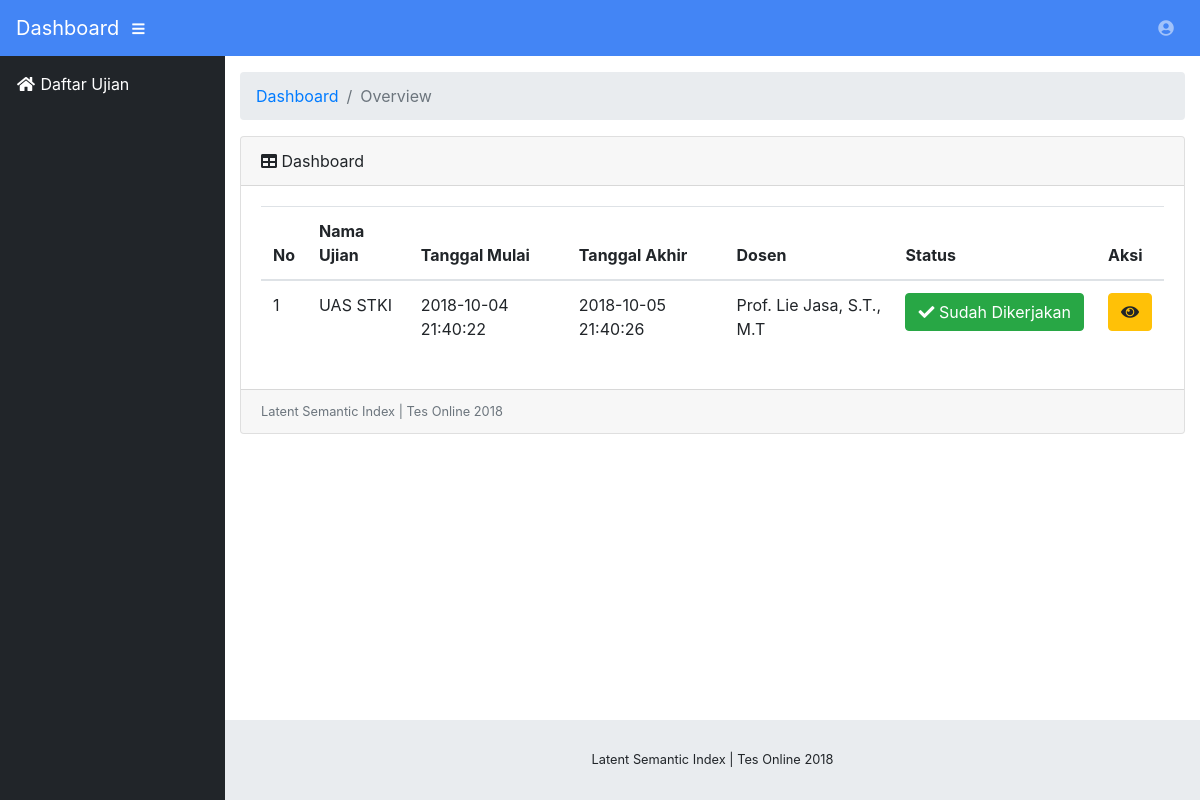
Page /include/mahasiswa/index.html (signed in) on the earlier database version.
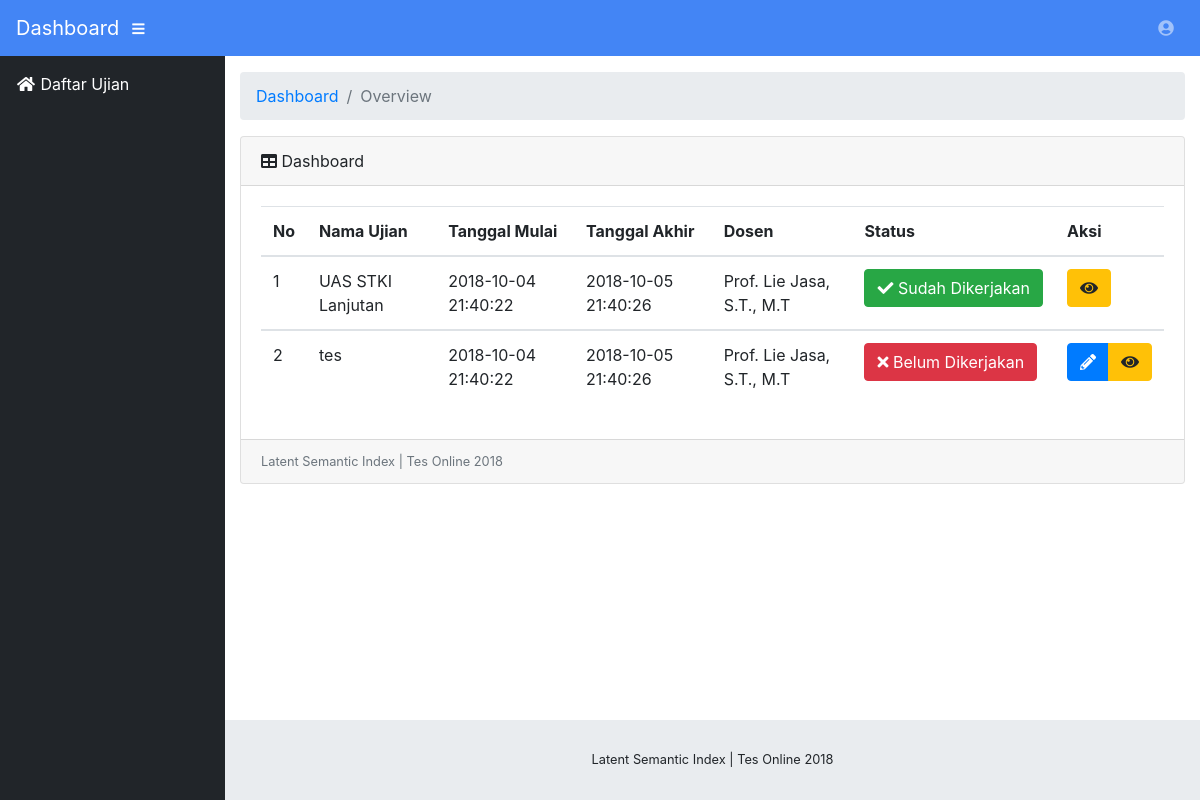
Same page on the later database version.
### tables this page shows
CREATE TABLE `tb_ujian` (
  `id_ujian` int(10) NOT NULL AUTO_INCREMENT,
  `nama_ujian` varchar(255) DEFAULT NULL,
  `tgl_buat_ujian` datetime DEFAULT NULL,
  `tgl_selesai_ujian` datetime DEFAULT NULL,
  `id_dosen` int(11) DEFAULT NULL,
  `status_ujian` enum('Aktif','Selesai','Dihapus') DEFAULT NULL,
  PRIMARY KEY (`id_ujian`),
  KEY `id_dosen` (`id_dosen`),
  CONSTRAINT `tb_ujian_ibfk_1` FOREIGN KEY (`id_dosen`) REFERENCES `tb_dosen` (`id_dosen`)
);

CREATE TABLE `tb_dosen` (
  `id_dosen` int(10) NOT NULL AUTO_INCREMENT,
  `nama_dosen` varchar(255) DEFAULT NULL,
  `username_dosen` varchar(255) DEFAULT NULL,
  `password_dosen` varchar(255) DEFAULT NULL,
  PRIMARY KEY (`id_dosen`)
);

### include/mahasiswa/content_dashboard.php (the view, shortened to what this page needs)
<?php
  $id_mhs = $_SESSION['id_mhs'];
  $ujian = mysqli_query($conn, "SELECT tb_ujian.* , tb_dosen.`nama_dosen` FROM tb_ujian INNER JOIN tb_dosen ON tb_dosen.`id_dosen`=tb_ujian.`id_dosen`");
  $i=1;
?>
<div class="card mb-3">
	<div class="card-header">
		<i class="fas fa-table"></i> Dashboard
	</div>
	<div class="card-body">
		<table class="table">
        <thead>
            <tr>
				<th scope="col">No</th>
				<th scope="col">Nama Ujian</th>
				<th scope="col">Tanggal Mulai</th>
				<th scope="col">Tanggal Akhir</th>
				<th scope="col">Dosen</th>
				<th scope="col">Status</th>
				<th scope="col">Aksi</th>
            </tr>
        </thead>
		<?php
            foreach ($ujian as $nilai) {
          ?>
        <tbody>
            <tr>
				<td><?php echo $i?></td>
				<td><?php echo $nilai['nama_ujian']?></td>
				<td><?php echo $nilai['tgl_buat_ujian']?></td>
				<td><?php echo $nilai['tgl_selesai_ujian']?></td>
				<td><?php echo $nilai['nama_dosen']?></td>
				<td>
					<?php
						$id_ujian = $nilai['id_ujian'];
						$cek_jawab = mysqli_query($conn, "SELECT * FROM tb_jawaban_mhs INNER JOIN tb_soal ON tb_jawaban_mhs.`id_soal`=tb_soal.`id_soal` INNER JOIN tb_ujian ON tb_soal.`id_ujian`=tb_ujian.`id_ujian`WHERE tb_jawaban_mhs.`id_mhs`=$id_mhs AND tb_ujian.`id_ujian`=$id_ujian");
						$numrow = mysqli_num_rows($cek_jawab);
						if($numrow==0){
					?>
					<button class="btn btn-danger"><i class="fas fa-times"></i> Belum Dikerjakan</button>
					<?php
						} else {
					?>
					<button class="btn btn-success"><i class="fas fa-check"></i> Sudah Dikerjakan</button>
					<?php
						}
					?>
				</td>
				<td>
					<div class="btn-group" role="group" aria-label="Basic example">
						<?php
							if($numrow==0){
						?>
						<a class="btn btn-primary" href="?kerjakan=<?php echo $nilai['nama_ujian'] ?>">
							<i class="fas fa-pencil-alt"></i>
						</a>
						<?php
							} else {
							}
						?>
						<a href="#" data-toggle="modal" data-target="#nilaiModal<?php echo $nilai['id_ujian'] ?>"class="btn btn-warning">
							<i class="fas fa-eye"></i>
						</a>
					</div>
				</td>
            </tr>
			<?php
				$i++;
			?>
			<?php
            }
          ?>
        </tbody>
    </table>
	</div>
	<div class="card-footer small text-muted">Latent Semantic Index | Tes Online 2018</div>
</div>

Differences in the rows shown:
changed tb_ujian: nama_ujian "UAS STKI" → "UAS STKI Lanjutan"
added tb_ujian: nama_ujian "tes", tgl_buat_ujian "2018-10-04 21:40:22", tgl_selesai_ujian "2018-10-05 21:40:26", id_dosen.nama_dosen "Prof. Lie Jasa, S.T., M.T", shows "Belum Dikerjakan"
